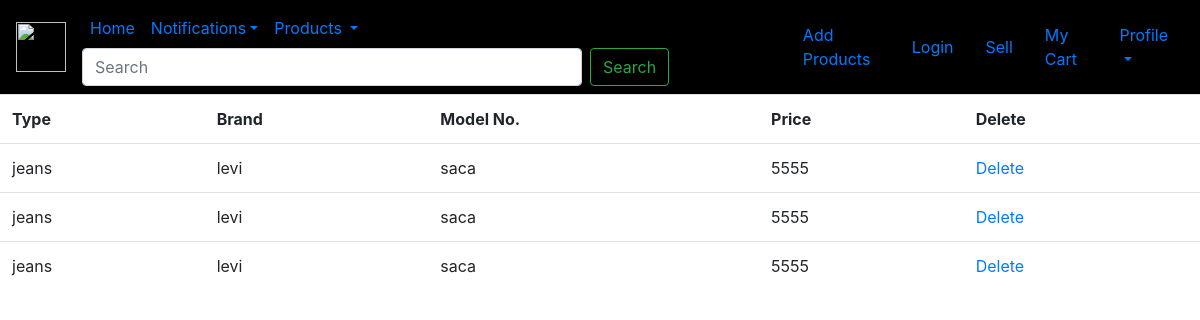
The app's page /cart.php (signed in), older data.
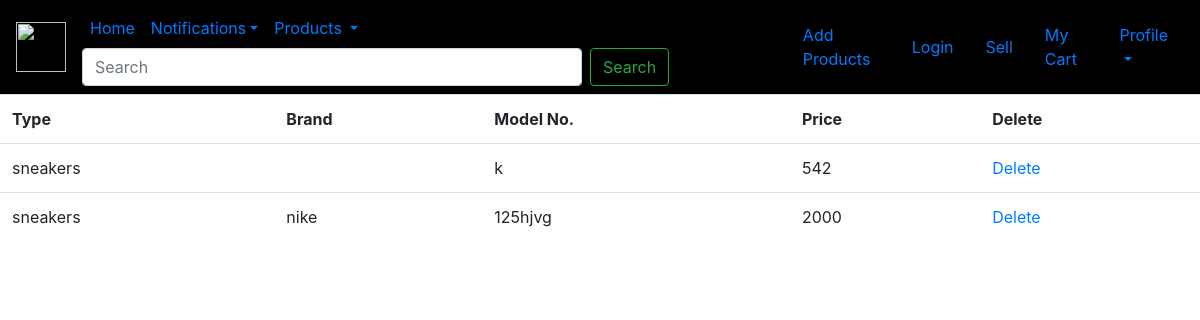
The same page, newer data.
### tables this page shows
CREATE TABLE `cart` (
  `id` int(20) NOT NULL,
  `item_id` int(50) NOT NULL,
  `fName` varchar(256) NOT NULL,
  `lName` varchar(256) NOT NULL,
  `username` varchar(50) NOT NULL,
  `email` varchar(50) NOT NULL,
  `type` varchar(50) NOT NULL,
  `brand` varchar(50) NOT NULL,
  `model_no` varchar(50) NOT NULL,
  `price` int(10) NOT NULL,
  `address` varchar(1024) NOT NULL
);

### cart.php (the view, shortened to what this page needs)
<?php
	include 'header.php';
?>
<!DOCTYPE html>
<html>
<head>
</head>
<body>
<div>
	<form method="post" action="">
		<table align="center" class="table table-hover">
		<tr>
			<th>Type</th>
			<th>Brand</th>
			<th>Model No.</th>
			<th>Price</th>
			<th>Delete</th>
		</tr>
		<tr>
		<?php
			include 'connect.php';
            $u_email=$_SESSION['u_email'];
            $u_username=$_SESSION['u_username'];
			$select="SELECT * from cart where username='$u_username' and email='$u_email'";
			$query=mysqli_query($con,$select);
			while($row=mysqli_fetch_array($query))
			{
				$type = $row['type'];
                $brand = $row['brand'];
                $model_no = $row['model_no'];
                $price = $row['price'];
                $getId = $row['item_id'];
			?>
			<td><?php echo $type?></td>
			<td><?php echo $brand?></td>
			<td><?php echo $model_no?></td>
			<td><?php echo $price?></td>
			<td><a href="delete.php?delete=<?php echo $getId?>">Delete</a></td>
			</tr>
		<?php } ?>
		</table>
	</form>
</div>
</body>
</html>

### header.php (shortened to what this page needs)
<!DOCTYPE HTML>
<html>
<head>
    <link rel="stylesheet" type="text/css" href="css/in.css">
    <link rel="stylesheet" href="https://maxcdn.bootstrapcdn.com/bootstrap/4.0.0-beta.2/css/bootstrap.min.css">
</head>
<body>
    <nav class="navbar navbar-expand-lg navbar-fixed-top" "navbar navbar-light" id="navigation">
      <a class="navbar-brand" href="#">
        <img src="D:\web\icon.svg" width="50" height="50" alt="">
      </a>
  <div class="collapse navbar-collapse" id="navbarSupportedContent">
    <ul class="nav navbar-nav mr-auto">
      <li class="nav-item active">
        <a class="nav-link" href="index.php">Home <span class="sr-only">(current)</span></a>
      </li>
      <li class="nav-item dropdown">
        <a class="nav-link dropdown-toggle" data-toggle="dropdown" href="#"><span class="caret"></span>Notifications</a>
      </li>
        </ul>
      <li class="nav-item dropdown">
        <a class="nav-link dropdown-toggle" href="#" id="navbarDropdown" role="button" data-toggle="dropdown" aria-haspopup="true" aria-expanded="false">
          Products
        </a>
      </li>
      <form class="form-inline my-2 my-lg-0" action="search.php" method="post">
        <input class="form-control mr-sm-2" id="search" type="text" placeholder="Search" aria-label="Search" name="text-search">
        <button class="btn btn-outline-success my-2 my-sm-0" name="search" type="submit">Search</button>
      </form>
    <form class="form-inline my-2 my-lg-0">
  <a class="nav-link" href="dd3.php?cat&cat3">Add Products <span class="sr-only">(current)</span></a>
    </form>
    <form class="form-inline my-2 my-lg-0">
  <a class="nav-link" href="login.php">Login <span class="sr-only">(current)</span></a>
    </form>
    <form class="form-inline my-2 my-lg-0">
  <a class="nav-link" href="sell.php">Sell <span class="sr-only">(current)</span></a>
    </form>
    <form class="form-inline my-2 my-lg-0">
  <a class="nav-link" href="cart.php"> My Cart <span class="sr-only">(current)</span></a>
    </form>
    <form class="form-inline my-2 my-lg-0" method="post">
  <a class="nav-link dropdown-toggle" href="#" id="navbarDropdown1" role="button" data-toggle="dropdown" aria-haspopup="true" aria-expanded="false">
          Profile
        </a>
    </form>
</nav>
</body>
</html>

### css/in.css (style rules this page uses)
nav { background-color:#000000; }
#search { width: 500px; }
#navbarDropdown1 { position: relative; }

Row changes from the older to the newer data that the page shows:
removed cart: type "jeans", brand "levi", model_no "saca", price "5555"
removed cart: type "jeans", brand "levi", model_no "saca", price "5555"
removed cart: type "jeans", brand "levi", model_no "saca", price "5555"
added cart: type "sneakers", model_no "k", price "542"
added cart: type "sneakers", brand "nike", model_no "125hjvg", price "2000"
